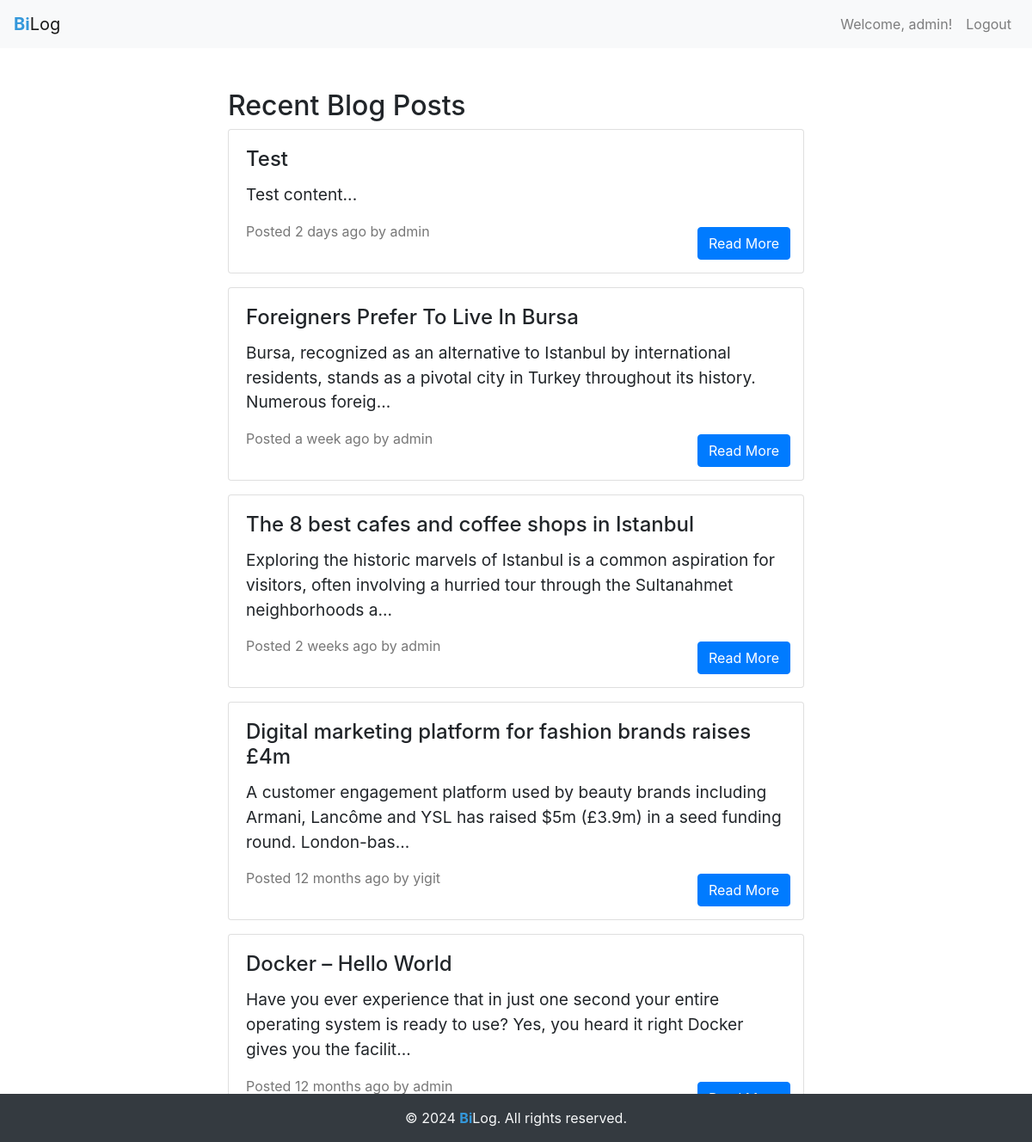
/index.php (signed in), run on the app's committed database.
### tables this page shows
CREATE TABLE `blog_posts` (
  `id` int(11) NOT NULL,
  `title` varchar(255) NOT NULL,
  `content` text NOT NULL,
  `author` varchar(100) NOT NULL,
  `category` varchar(50) NOT NULL,
  `post_timestamp` timestamp NOT NULL DEFAULT current_timestamp(),
  `image_url` varchar(255) DEFAULT NULL
);

### index.php (the view, shortened to what this page needs)
<?php
include('connect_db.php');
include('incs/header.php');
function timeAgo($time_ago){
    $cur_time   = time();
    $time_elapsed   = $cur_time - $time_ago;
    $seconds    = $time_elapsed ;
    $minutes    = round($time_elapsed / 60 );
    $hours      = round($time_elapsed / 3600);
    $days       = round($time_elapsed / 86400 );
    $weeks      = round($time_elapsed / 604800);
    $months     = round($time_elapsed / 2600640 );
    $years      = round($time_elapsed / 31207680 );
    if ($seconds <= 60) {
        return "$seconds seconds ago";
    }
    else if ($minutes <= 60) {
        if ($minutes == 1) {
            return "one minute ago";
        } else {
            return "$minutes minutes ago";
        }
    }
    else if ($hours <= 24) {
        if ($hours == 1) {
            return "an hour ago";
        } else {
            return "$hours hours ago";
        }
    }
    else if ($days <= 7) {
        if ($days == 1) {
            return "yesterday";
        } else {
            return "$days days ago";
        }
    }
    else if ($weeks <= 4.3) {
        if ($weeks == 1) {
            return "a week ago";
        } else {
            return "$weeks weeks ago";
        }
    }
    else if ($months <= 12) {
        if ($months == 1) {
            return "a month ago";
        } else {
            return "$months months ago";
        }
    }
    else {
        if ($years == 1) {
            return "one year ago";
        } else {
            return "$years years ago";
        }
    }
}
$postsQuery = $mysqli->query("SELECT id, title, content, author, post_timestamp FROM blog_posts ORDER BY post_timestamp DESC LIMIT 5");
$recentPosts = $postsQuery->fetch_all(MYSQLI_ASSOC);
?>
<!DOCTYPE html>
<html lang="en">
<head>
    <link rel="stylesheet" href="/css/style.css">
    <link rel="stylesheet" href="https://stackpath.bootstrapcdn.com/bootstrap/4.5.2/css/bootstrap.min.css">
</head>
<body>
<div class="container mt-5" style="max-width: 700px;">
    <h2>Recent Blog Posts</h2>
    <?php foreach ($recentPosts as $post) : ?>
        <div class="card mb-3">
            <div class="card-body">
                <h5 class="card-title"><?php echo $post['title']; ?></h5>
                <p class="card-content"><?php echo substr($post['content'], 0, 150) . '...'; ?></p>
                <p class="card-time">Posted <?php echo timeAgo(strtotime($post['post_timestamp'])); ?> by <?php echo $post['author']; ?></p>
                <a href="view.php?id=<?php echo $post['id']; ?>" class="btn btn-primary read-more-btn">Read More</a>
            </div>
        </div>
    <?php endforeach; ?>
</div>
</body>
</html>
<?php include('incs/footer.php'); ?>

### css/style.css (style rules this page uses)
.container { max-width: 600px; }
.card-title { font-size: 1.5em; }
.card-content { font-size: 1.2em; margin-top: 10px; }
.card-time { color: #777; margin-top: 10px; }
.read-more-btn { position: absolute; bottom: 15px; right: 15px; }

### data on the page
blog_posts: title "Test", content "Test content", post_timestamp "2 days ago", author "admin"
blog_posts: title "Foreigners Prefer To Live In Bursa", content "Bursa, recognized as an alternative to Istanbul by international residents, stands as a pivotal city in Turkey throughout its history. Numerous foreig", post_timestamp "a week ago", author "admin"
blog_posts: title "The 8 best cafes and coffee shops in Istanbul", content "Exploring the historic marvels of Istanbul is a common aspiration for visitors, often involving a hurried tour through the Sultanahmet neighborhoods a", post_timestamp "2 weeks ago", author "admin"
blog_posts: title "Digital marketing platform for fashion brands raises £4m", content "A customer engagement platform used by beauty brands including Armani, Lancôme and YSL has raised $5m (£3.9m) in a seed funding round. London-bas", post_timestamp "12 months ago", author "yigit"
blog_posts: title "Docker – Hello World", content "Have you ever experience that in just one second your entire operating system is ready to use? Yes, you heard it right Docker gives you the facilit", post_timestamp "12 months ago", author "admin"

### other printed values
$_SESSION['username'] "admin"
